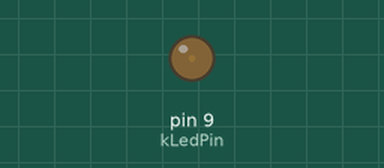
A sketch run on a simulated Arduino Uno, built with avr-gcc and run on an emulated ATmega328P. Shown: output pins drawn as LEDs (lit = HIGH).

Above: at 0.05 s.
At 1.15 s:
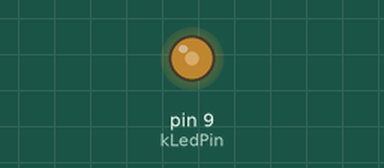
At 2.3 s:
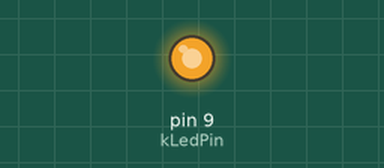
At 4.55 s:
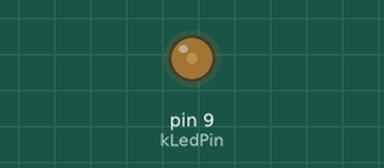
Timing chart, 0 to 6.6 s (numbered marks = the images above):
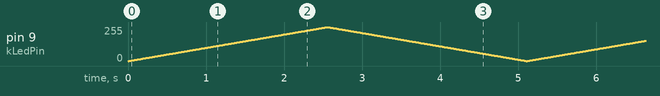

The sketch:

63-lesson-placeholder.ino
```cpp
/**
 * Lesson 08 — PWM LED Dimmer
 *
 * Drives an LED through a smooth brightness ramp using hardware PWM.
 * Demonstrates duty-cycle control on an Arduino Uno PWM-capable pin.
 */

// Pin 9 is backed by Timer1 OC1A, giving stable hardware PWM output.
constexpr uint8_t kLedPin = 9;

// Full 8-bit duty-cycle range exposed by analogWrite().
constexpr uint8_t kMinDuty = 0;
constexpr uint8_t kMaxDuty = 255;

// Delay between brightness steps; trades ramp smoothness against speed.
constexpr uint16_t kStepDelayMs = 10;

void setup() {
  pinMode(kLedPin, OUTPUT);
}

void loop() {
  // Ramp up: increasing duty cycle raises average voltage, brightening the LED.
  for (uint8_t duty = kMinDuty; duty < kMaxDuty; ++duty) {
    analogWrite(kLedPin, duty);
    delay(kStepDelayMs);
  }

  // Ramp down: mirror the curve so the cycle is visually symmetric.
  for (uint8_t duty = kMaxDuty; duty > kMinDuty; --duty) {
    analogWrite(kLedPin, duty);
    delay(kStepDelayMs);
  }
}
```
